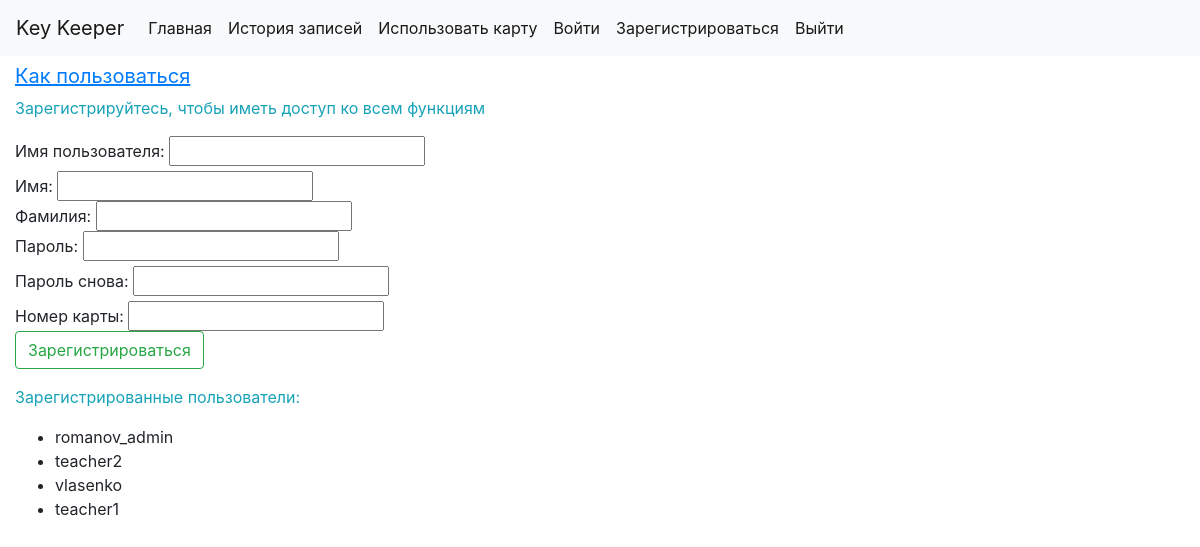
The page /reg/ on the database as committed earlier.
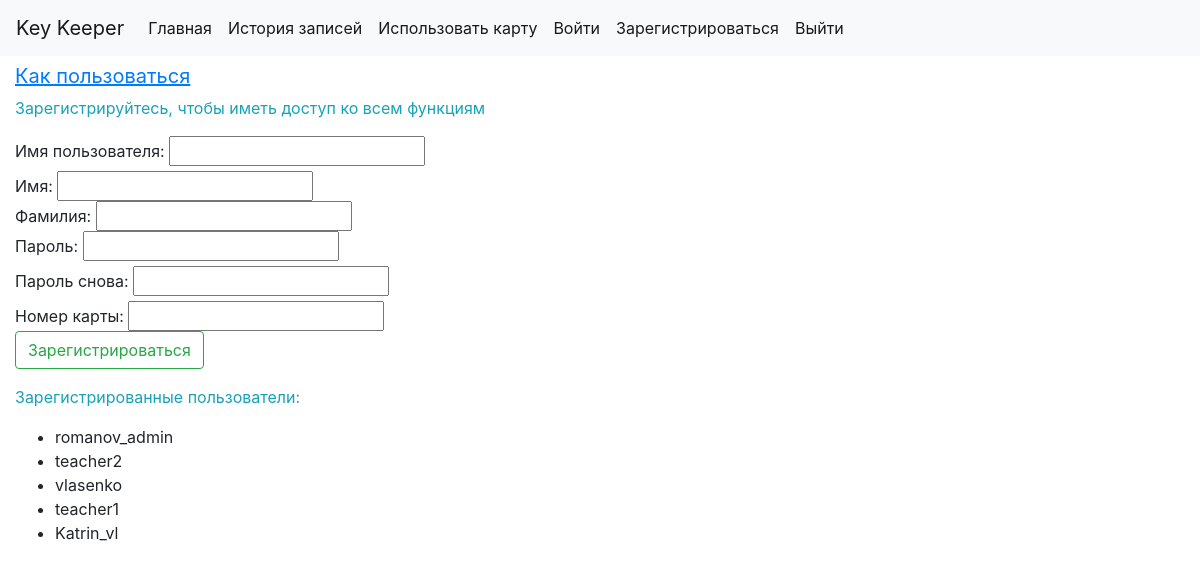
The same page on the database as committed later.
### keeper/models.py (models this page shows)
class CustomUser(AbstractUser):
    card_id = models.IntegerField(default=8000000000)
    key_tran_last = models.IntegerField(default=-1)
    user_tran_last = models.CharField(max_length=255, default='никто')

### keeper/views.py (the view)
# urls.py: path('reg/', views.register, name='register'),
def register(request):
    context = {}
    if request.method == 'POST':
        f = RegisterForm(request.POST)
        if f.is_valid() and f.data['password'] == f.data['password2']:
            try:
                if CustomUser.objects.filter(card_id=f.data['card_id']).exists():
                    context['message'] = 'Такая карта уже есть'
                else:
                    user = CustomUser.objects.create_user(username=f.data['username'], password=f.data['password'],
                                                          card_id=f.data['card_id'], last_name=f.data['last_name'],
                                                          first_name=f.data['first_name'])
                    user.save()
                    context['message'] = 'Вы успешно зарегистрированы!'
                    user = authenticate(request, username=f.data['username'], password=f.data['password'])
                    if user is not None:
                        login(request, user)
                        return HttpResponseRedirect('/')
            except IntegrityError:
                context['message'] = 'Такое имя пользователя уже есть'
        else:
            context['message'] = 'Пароли не совпадают'
    else:
        f = RegisterForm()
    context['users'] = CustomUser.objects.all()
    context['form'] = f
    return render(request, 'register.html', context)

### keeper/forms.py
class RegisterForm(forms.Form):
    username = forms.CharField(label='Имя пользователя:', max_length=100, required=True)
    first_name = forms.CharField(label='Имя:', max_length=100, required=True)
    last_name = forms.CharField(label='Фамилия:', max_length=100, required=True)
    password = forms.CharField(label='Пароль:', max_length=100, required=True)
    password2 = forms.CharField(label='Пароль снова:', max_length=100, required=True)
    card_id = forms.IntegerField(label='Номер карты:', required=True)

### keeper/templates/register.html (shortened to what this page needs)
<!DOCTYPE html>
<html lang="en">
<head>
    {% include "includes/head.html" %}
</head>
<body>
    {% include "includes/nav_bar.html" %}
    <div class="container-fluid">
        <a class="navbar-brand" href="https://romanovkey.ru/docs/_build/html/overview.html"><u>Как пользоваться</u></a>
        <p class="text-info">Зарегистрируйтесь, чтобы иметь доступ ко всем функциям</p>
        <form method="POST">
            <label for="username">{{ form.username.label }} </label> <input type="text" id="username" name="username" required>
            <br>
            {{ form.first_name.label }} {{ form.first_name }}
            <br>
            {{ form.last_name.label }} {{ form.last_name }}
            <br>
            <label for="password">{{ form.password.label }} </label> <input type="password" id="password" name="password" required>
            <br>
            <label for="password2">{{ form.password2.label }} </label> <input type="password" id="password2" name="password2" required>
            <br>
            {{ form.card_id.label }} {{ form.card_id }}
            <br>
            <input type="submit" value="Зарегистрироваться" class="btn btn-outline-success">
        </form>
        <p class="text-info">Зарегистрированные пользователи:</p>
        <ul>
            {% for user in users %}
                <li>{{user}}</li>
            {% endfor %}
        </ul>
    </div>
</body>
</html>

Rows that differ between the two databases and show on the page:
added CustomUser: username "Katrin_vl"
